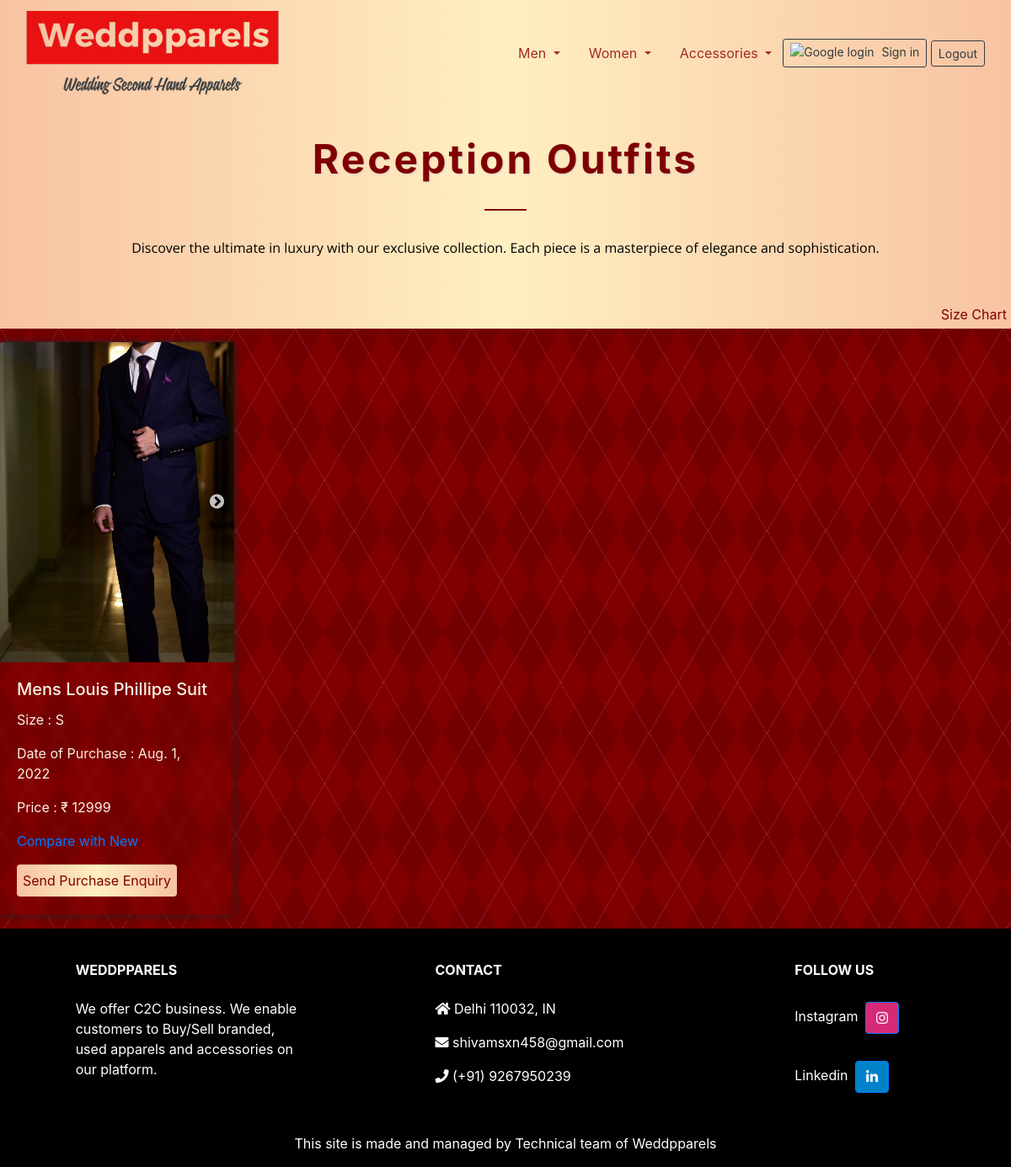
Page /shop/categorydisplay/ReceptionOutfits on the committed database.
### shop/models.py (models this page shows, shortened)
class Product(models.Model):
    product_id = models.AutoField
    product_name = models.CharField(max_length= 30)
    size = models.CharField(max_length=100, blank=True, default="onesize")
    purchase_date = models.DateField()
    category = models.CharField(max_length=25, default="")
    subcategory = models.CharField(max_length=25, default="")
    price = models.IntegerField(default= 0)
    image = models.ImageField(upload_to="shop/images", blank=True, default="")
    sideimage = models.ImageField(upload_to="shop/images", blank=True, default="/shop/images/imagecomingsoon.png")
    backimage = models.ImageField(upload_to="shop/images", blank=True, default="/shop/images/imagecomingsoon.png")
    url = models.URLField(max_length=200, blank=True, default= "")

### shop/views.py (the view)
# urls.py: path('categorydisplay/ReceptionOutfits',  views.receptionoutfitsfunc, name=""),
def receptionoutfitsfunc(request):
    products = Product.objects.filter(subcategory='Reception Outfits')
    productsfilter = Product.objects.filter(subcategory='Reception Outfits')[:1]
    context = {'products':products, 'productsfilter':productsfilter}
    return render(request, 'shop/navbarcatreceptionoutfits.html',context)

### shop/templates/shop/navbarcatreceptionoutfits.html
{% extends 'shop/base.html' %}

### shop/templates/shop/base.html (shortened to what this page needs)
{% block categorydisplay %}
{% load static %}
<!doctype html>
<html lang="en" xmlns="http://www.w3.org/1999/html">
<head>
    <link rel="stylesheet" href="https://cdn.jsdelivr.net/npm/bootstrap@4.1.3/dist/css/bootstrap.min.css">
<nav class= "navbar navbar-expand-lg bg-transparent navbar-light navbar-airy bg-fixed-white" style="margin: 0;">
<div class="container-fluid">
   <a class="navbar-brand" href="http://weddpparels.com/"><img class="img-fluid" src="{% static '/media/sitelogo.png' %}" ></a>
  <div class="collapse navbar-collapse" id="navbarSupportedContent">
    <ul class="navbar-nav mr-auto">
      <li class="nav-item dropdown">
        <a class="nav-link dropdown-toggle" href="#" id="navbarDropdownmen" role="button" data-toggle="dropdown" aria-haspopup="true" aria-expanded="false" style="color: brown;">
          Men
        </a>
      </li>
      <li class="nav-item dropdown">
        <a class="nav-link dropdown-toggle" href="#" id="navbarDropdownwomen" role="button" data-toggle="dropdown" aria-haspopup="true" aria-expanded="false" style="color: brown;">
          Women
        </a>
      </li>
      <li class="nav-item dropdown">
        <a class="nav-link dropdown-toggle" href="#" id="navbarDropdownacc" role="button" data-toggle="dropdown" aria-haspopup="true" aria-expanded="false" style="color: brown;">
          Accessories
        </a>
      </li>
    </ul>
<br>
{% load socialaccount %}
<html>
<body>
{% if user.is_authenticated %}
  <h6 class="text-info">Hi! {{ user.username }}</h6> &nbsp;&nbsp;&nbsp;&nbsp;&nbsp;&nbsp;&nbsp;&nbsp;
{% else %}
  <a href="{% provider_login_url 'google'%}?next=/shop/" class="btn btn-outline-dark btn-sm" >
    <img width="16px" style="margin-bottom:3px; margin-right:5px" alt="Google login" src="https://weddpparel.s3.ap-south-1.amazonaws.com/web_dark_sq_SI%401x.png" />
    Sign in
  </a> &nbsp;
{% endif %}
<a href="http://weddpparels.com/accounts/logout/" class="btn btn-outline-dark btn-sm">Logout</a>
</body>
</html>
 </div>
</nav>
 <link rel="stylesheet" type="text/css" href="https://cdnjs.cloudflare.com/ajax/libs/slick-carousel/1.8.1/slick.min.css"/>
  <link rel="stylesheet" type="text/css" href="https://cdnjs.cloudflare.com/ajax/libs/slick-carousel/1.8.1/slick-theme.min.css"/>
</head>
<body>
<br>
<div style="background-image: linear-gradient(to right,#f8c3a3, #ffefc1, #f8c3a3); text-align: center; padding: 10px;">
    <h2 style="font-size: 48px; font-weight: bold; margin: 0; color: maroon; letter-spacing: 3px; text-shadow: 1px 1px 2px #ccc;">
        {% for product in productsfilter %}
        {{ product.subcategory }}
        {% endfor %}
    </h2>
    <hr style="border: none; border-top: 2px solid maroon; height: 2px; margin: 30px auto; max-width: 50px;">
    <p style="color: black; font-size: 16px; line-height: 1.5; font-family: 'Open Sans', sans-serif;">
        Discover the ultimate in luxury with our exclusive collection. Each piece is a masterpiece of elegance and sophistication.
   <br><br>
    </p>
</div>
<div style="background-image: linear-gradient(to right,#f8c3a3, #ffefc1, #f8c3a3); text-align: right; padding: 5px;">
        <a href="http://weddpparels.com/shop/sizechart" style="color:maroon;">Size Chart</a>
</div>
<div class="container-fluid embed-responsive" style="background-color: maroon;
background-image:
repeating-linear-gradient(120deg, rgba(255,255,255,.1), rgba(255,255,255,.1) 1px, transparent 1px, transparent 60px),
repeating-linear-gradient(60deg, rgba(255,255,255,.1), rgba(255,255,255,.1) 1px, transparent 1px, transparent 60px),
linear-gradient(60deg, rgba(0,0,0,.1) 25%, transparent 25%, transparent 75%, rgba(0,0,0,.1) 75%, rgba(0,0,0,.1)),
linear-gradient(120deg, rgba(0,0,0,.1) 25%, transparent 25%, transparent 75%, rgba(0,0,0,.1) 75%, rgba(0,0,0,.1));
background-size: 70px 120px; max-width: 100%;">
<div class="row">
  <link href="{% static 'css/style.css'%}" rel="stylesheet">
{% for product in products %}
  <div class="col-md-3 my-3">
    <div class="card1">
        <div class="slider">
            <div><img class="card-img-top" style="height:380px;" src="/media/{{ product.image }}" alt="{{ product.name }}"></div>
        </div>
      <div class="card-body" style="color: #F8F0E3;">
        <h5 class="card-title">{{ product.product_name }}</h5>
        <p class="card-text" >Size : {{ product.size }} </p>
        <p class="card-text" >Date of Purchase : {{ product.purchase_date }} </p>
        <p class="card-text">Price : ₹ {{ product.price }}</p>
        <p> <a  href="{{ product.url }}">Compare with New</a></p>
        <a href="http://weddpparels.com/shop/sendpurchaseenquiry/#{{ product.product_name }}" id="{{ product.product_name }}" class="btn" style="color: maroon ;background-image: linear-gradient(to right,#f8c3a3, #ffefc1, #f8c3a3); padding: 6px; background-color:#F6BE00 ; position: absolute;">Send Purchase Enquiry</a>
      </div>
    </div>
  </div>
{% endfor %}
</div>
</div>
</body>
<footer
          class="text-left text-lg-start text-white"
          style="background-color: black"
          >
    <div class="container-fluid p-4 pb-0">
      <section class="">
        <div class="row">
          <div class="col-md-3 col-lg-3 col-xl-3 mx-auto mt-3">
            <h6 class="text-uppercase mb-4 font-weight-bold">
              Weddpparels
            </h6>
            <p>
              We offer C2C business. We enable customers to Buy/Sell branded, used apparels and accessories on our platform.
            </p>
          </div>
          <div class="col-md-4 col-lg-3 col-xl-3 mx-auto mt-3">
            <h6 class="text-uppercase mb-4 font-weight-bold"> Contact </h6>
            <p><i class="fas fa-home mr-0"></i> Delhi 110032, IN </p>
            <p><i class="fas fa-envelope mr-0"></i> shivamsxn458@gmail.com </p>
            <p><i class="fas fa-phone mr-0"></i> (+91) 9267950239 </p>
          </div>
          <div class="col-md-3 col-lg-2 col-xl-2 mx-auto mt-3">
            <h6 class="text-uppercase mb-4 font-weight-bold"> Follow us </h6>
            Instagram
            <a
               class="btn btn-primary btn-floatin m-1"
               style="background-color: #d62976 "
               href="#!"
               role="button"
               ><i class="fab fa-instagram"></i></a>
  <br><br>
            Linkedin
            <a
               class="btn btn-primary btn-floating m-1"
               style="background-color: #0082ca"
               href="https://www.linkedin.com/in/shivam-saxena-b939641a0/"
               role="button"
               ><i class="fab fa-linkedin-in"></i
              ></a>
      </section>
    </div>
    <div
         class="text-center p-3"
         style="background-color: rgba(0, 0, 0, 0.2)"
         >
      <a class="text-white" href="https://weddpparels.com/"
         >This site is made and managed by Technical team of Weddpparels</a>
    </div>
<link rel="stylesheet" href="https://cdnjs.cloudflare.com/ajax/libs/font-awesome/5.15.3/css/all.min.css" />
 </footer>
</html>
{% endblock %}

### shop/static/css/style.css (style rules this page uses)
.card1 { margin: 0 0.0em; border: none; border-radius: 0; height: 680px; box-shadow: 0 0 8px 0 ; background: null; backdrop-filter: blur(3px); }
.card1 img { max-width: 100%; max-height: 100%; }

### shop/templates/shop/base.html (style rules this page uses)
body { background-color: #F8F0E3; background-image: linear-gradient(to right,#f8c3a3, #ffefc1, #f8c3a3); padding: 0px; }

### rows in the picture
Product: subcategory "Reception Outfits", image (picture), product_name "Mens Louis Phillipe Suit", size "S", purchase_date "Aug. 1, 2022", price "12999"
